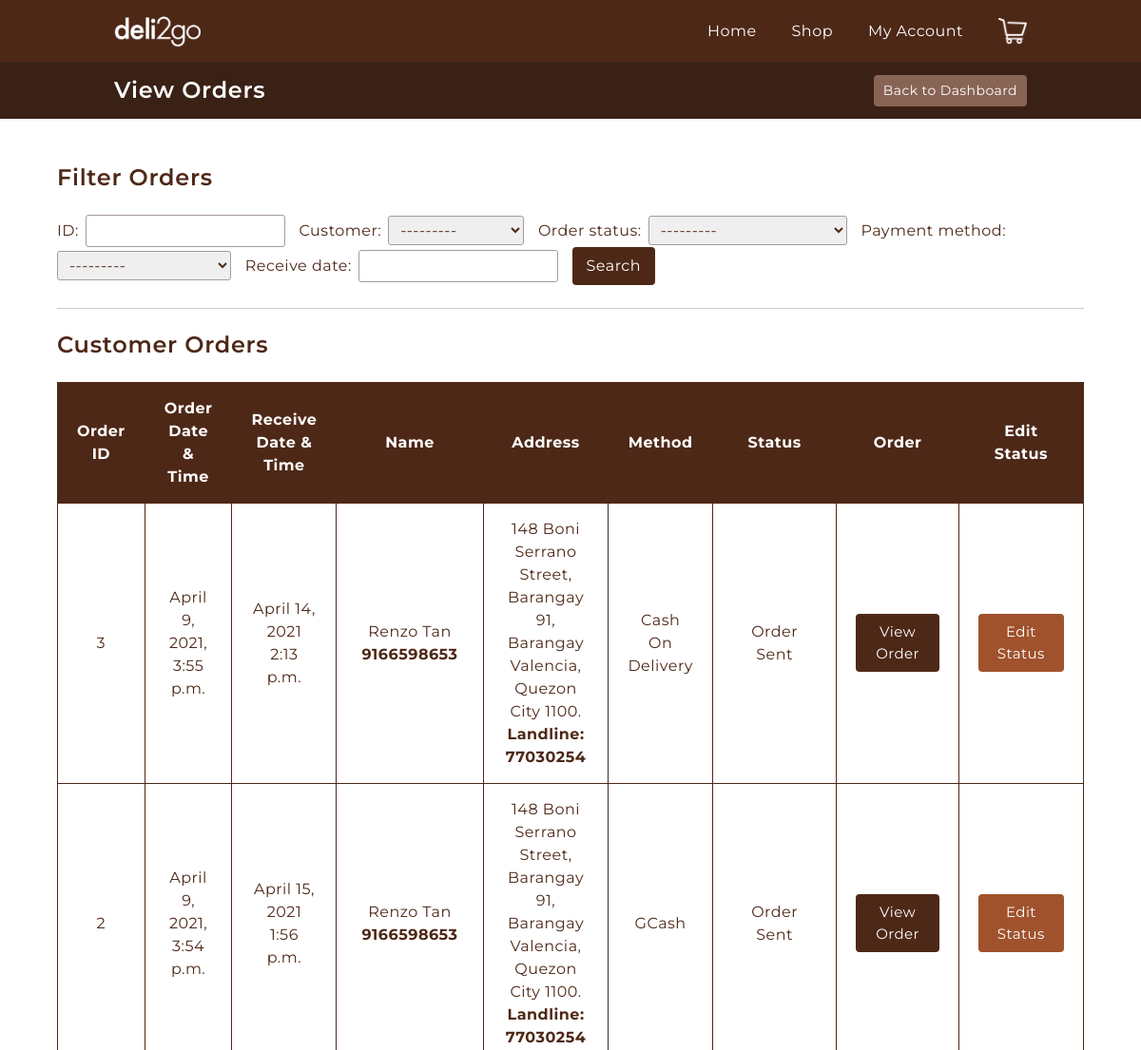
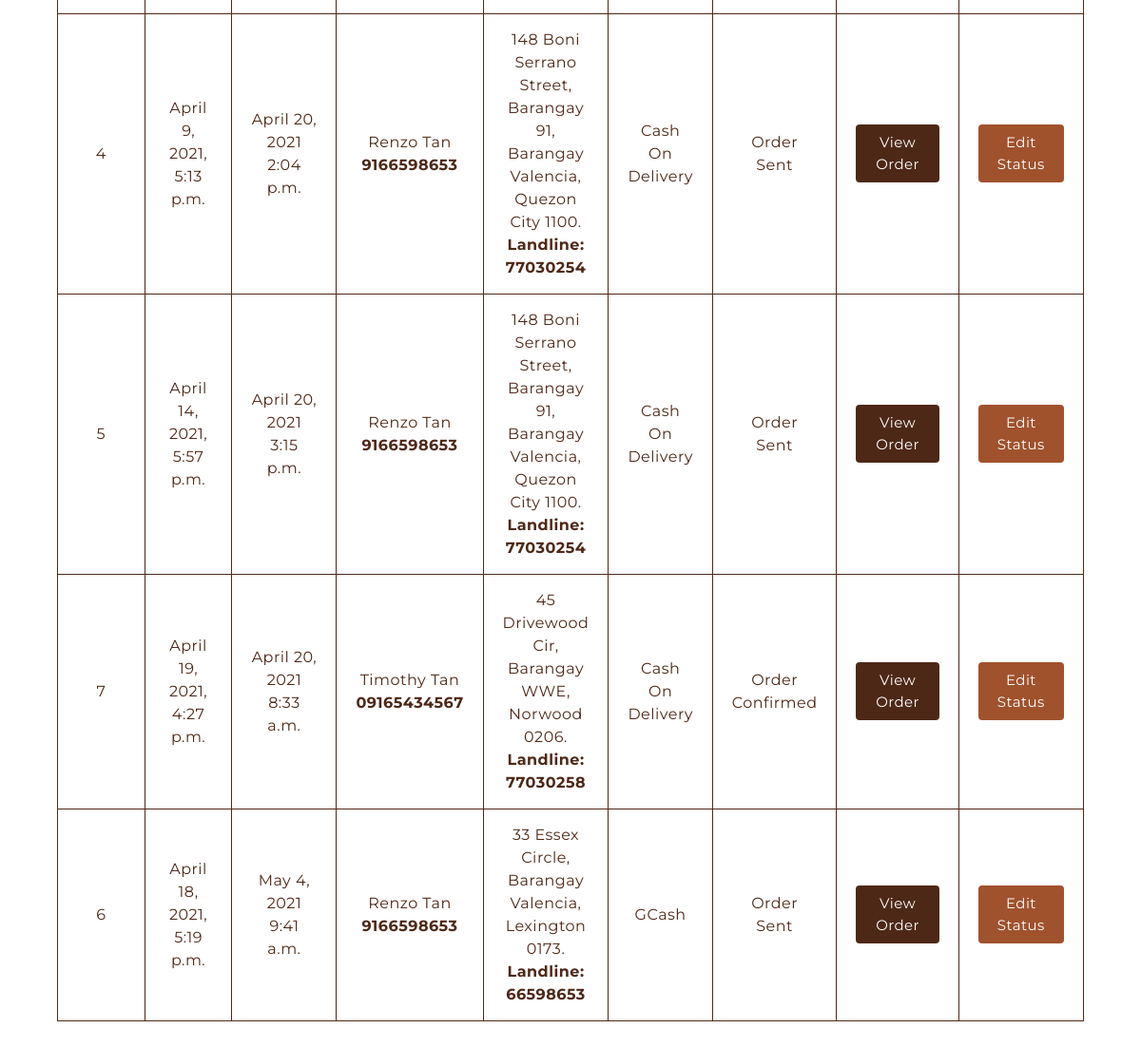
Page /cashier/customer-orders/ on the earlier database version (2 pictures, top to bottom).
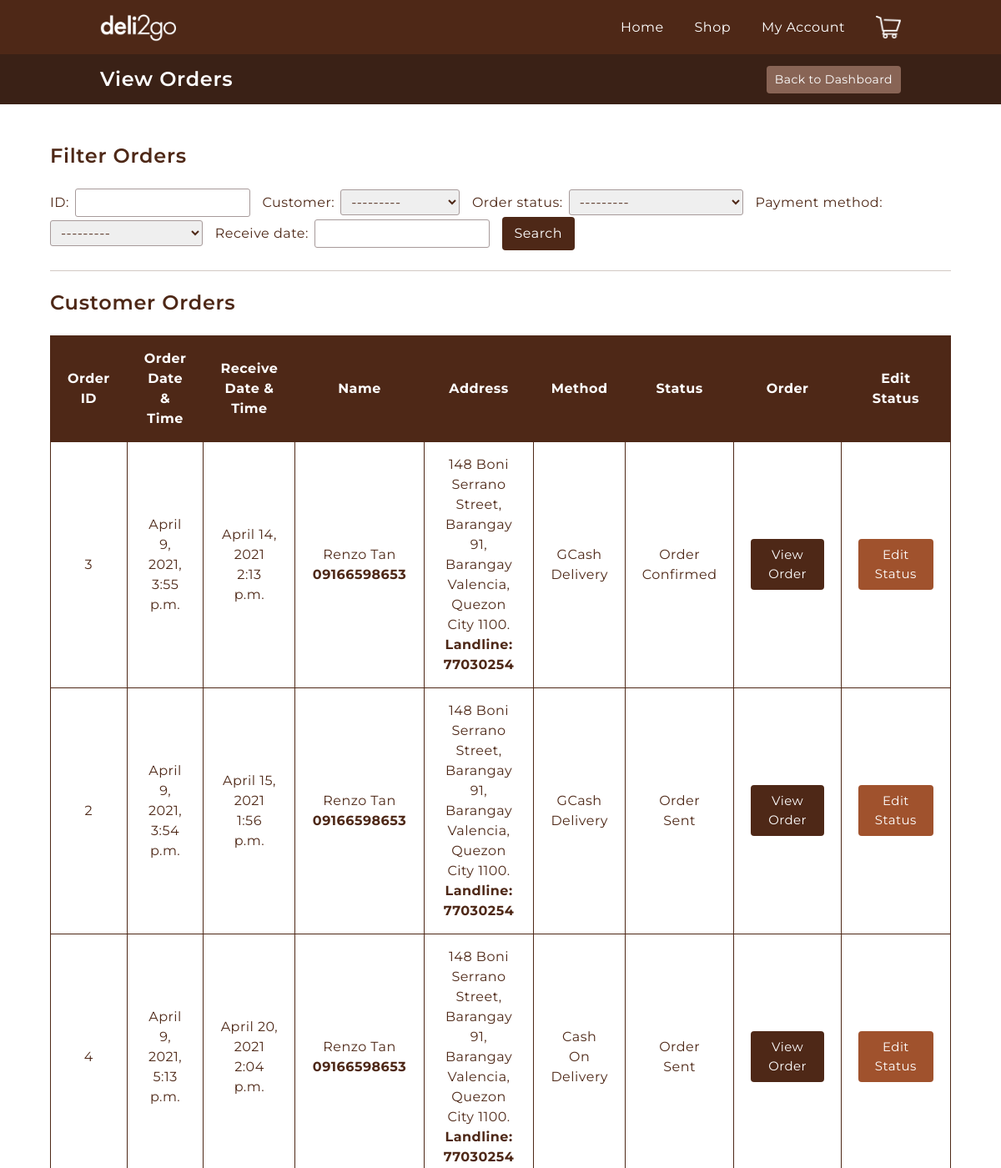
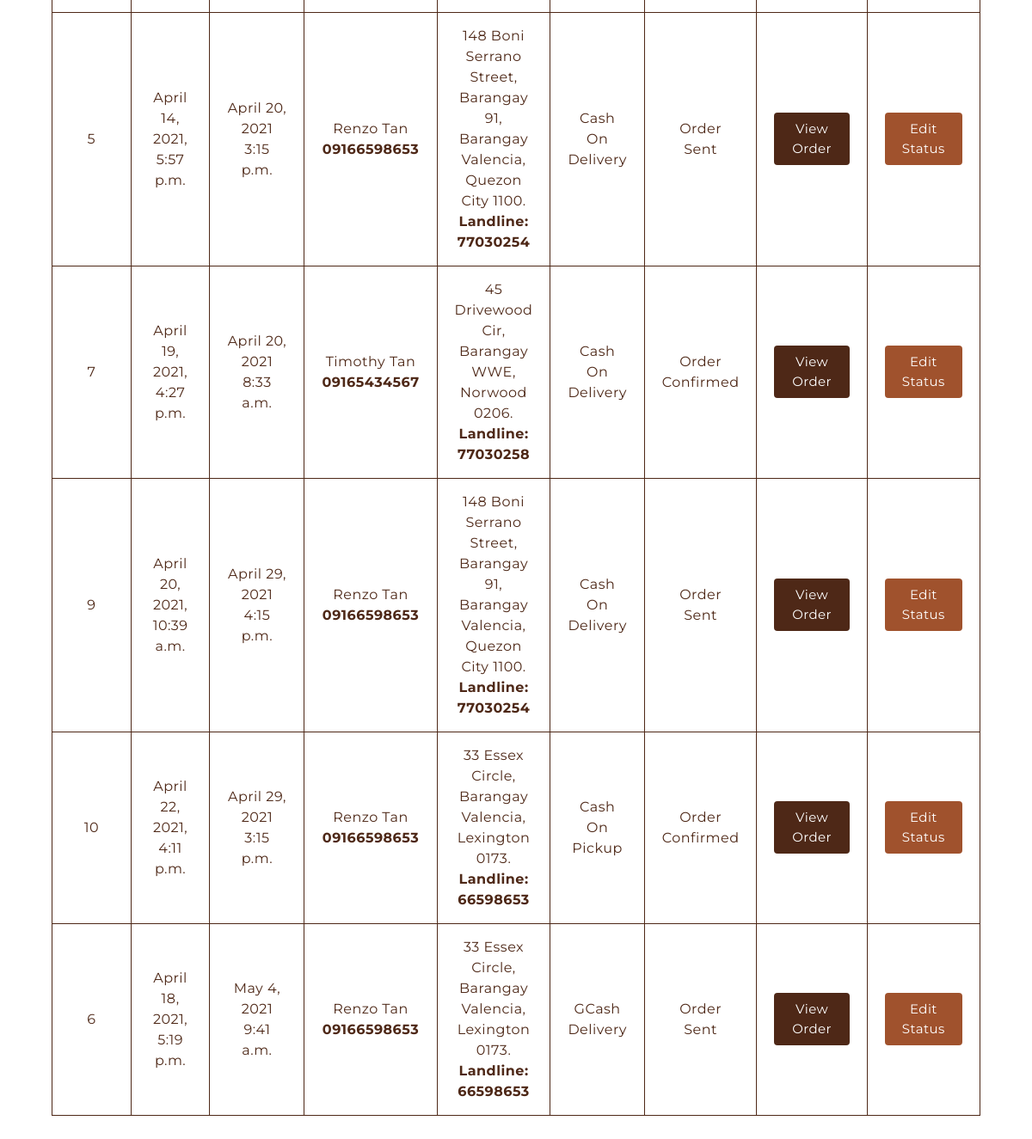
Same page on the later database version (2 pictures, top to bottom).
### cashier/models.py (models this page shows, shortened)
class Order(models.Model):
    order_date = models.DateTimeField(auto_now_add=True)
    receive_date = models.DateField(null=True)
    receive_time = models.TimeField(null=True)
    proof_of_payment = models.ImageField(null=True, blank=True)
    delivery_fee = models.DecimalField(max_digits=6, decimal_places=2, null=True, blank=True)
    complete = models.BooleanField(default=False)
    payment_method = models.ForeignKey(PaymentMethod, on_delete=models.SET_NULL, null=True, blank=True)
    order_status = models.ForeignKey(OrderStatus, on_delete=models.SET_NULL, null=True)
    customer = models.ForeignKey(Customer, on_delete=models.CASCADE)
    address = models.ForeignKey(Address, on_delete=models.SET_NULL, null=True, blank=True)
    driver = models.ForeignKey(Driver, on_delete=models.SET_NULL, null=True, blank=True)
    @property
    def get_overall_total(self):
        ordered_items = self.ordereditem_set.all()
        total = sum([item.get_total for item in ordered_items]) + self.delivery_fee
        return total

class Customer(models.Model):
    user = models.OneToOneField(User, on_delete=models.CASCADE)
    email = models.EmailField(max_length=100)
    first_name = models.CharField(max_length=80)
    last_name = models.CharField(max_length=80)
    mobile_phone = models.CharField(max_length=11)
    @property
    def name(self):
        return self.first_name + " " + self.last_name
    def __str__(self):
        return self.first_name + " " + self.last_name

class Address(models.Model):
    street_address = models.CharField(max_length=70)
    barangay = models.CharField(max_length=50)
    city = models.CharField(max_length=50)
    zip_code = models.CharField(max_length=4)
    home_phone = models.CharField(max_length=8)
    customer = models.ForeignKey(Customer, on_delete=models.CASCADE)
    def __str__(self):
        return f"{self.street_address}, {self.barangay}, {self.city} {self.zip_code}"

class PaymentMethod(models.Model):
    method = models.CharField(max_length=50)
    def __str__(self):
        return self.method

class OrderStatus(models.Model):
    status = models.CharField(max_length=50)
    def __str__(self):
        return self.status

### cashier/views.py (the view)
# urls.py: path('customer-orders/', views.customer_orders, name="customer-orders"),
def customer_orders(request):
    orders = Order.objects.filter(complete=True).order_by("receive_date")
    order_filter = OrderFilter(request.GET, queryset=orders)
    orders = order_filter.qs
    paginator = Paginator(orders, 10)
    page_number = request.GET.get('page')
    orders_list = paginator.get_page(page_number)
    get_copy = request.GET.copy()
    if get_copy.get('page'):
        get_copy.pop('page')
    ordered_items = OrderedItem.objects.all()
    status_list = OrderStatus.objects.all()
    context = {
        'order_filter': order_filter,
        'orders_list': orders_list,
        'get_copy': get_copy,
        'ordered_items': ordered_items,
        'status_list':status_list
    }
    return render(request, 'cashier/customer_orders.html', context)

### cashier/models.py (called while the page is built)
    @property
    def get_total(self):
        total = self.item.price * self.quantity
        return total

### templates/cashier/customer_orders.html (shortened to what this page needs)
{% extends 'base.html' %} {% load static %}
{% block topbar %}
<h4>View Orders</h4>
{% endblock topbar %}
{% block topbar-button %}
<a href="{% url 'cashier-dashboard' %}"><button>Back to Dashboard</button></a>
{% endblock topbar-button %}
{% block content %}
<main class="customer-orders my-5 w-90 mx-auto">
    <section class="customer-order__filter">
        <form action="" method="GET">
            <h4 class="mb-4">Filter Orders</h4>
            {{order_filter.form}}
            <button class="bg-darkbrown" type="submit">Search</button>
        </form>
    </section>
    <hr class="my-4">
    <section class="customer-orders__table">
        <h4>Customer Orders</h4>
        <table class="mt-4 text-center">
            <thead>
                <tr>
                    <th>Order ID</th>
                    <th>Order Date & Time</th>
                    <th>Receive Date & Time</th>
                    <th>Name</th>
                    <th>Address</th>
                    <th>Method</th>
                    <th>Status</th>
                    <th>Order</th>
                    <th>Edit Status</th>
                </tr>
            </thead>
            <tbody>
                {% for order in orders_list %}
                <tr>
                    <td>{{order.id}}</td>
                    <td>{{order.order_date}}</td>
                    <td>{{order.receive_date}} <br> {{order.receive_time}}</th>
                    <td>{{order.customer.name}} <strong>{{order.customer.mobile_phone}}</strong></td>
                    <td>{{order.address}}. <br> <strong>Landline: {{order.address.home_phone}}</strong></td>
                    <td>{{order.payment_method}}</td>
                    <td>{{order.order_status}}</td>
                    <td class="wide-column"><a href=""><button class="view-order bg-darkbrown" data-product={{order.id}}>View Order</button></a></td>
                    <td class="wide-column"><a href=""><button class="edit-status bg-sienna" data-product={{order.id}}>Edit Status</button></a></td>
                </tr>
                {% endfor %}
            </tbody>
        </table>
    </section>
</main>
{% endblock content %}

Differences in the rows shown:
changed Order "April 9, 2021, 3:55 p.m.": customer.mobile_phone "9166598653" → "09166598653"; payment_method "Cash On Delivery" → "GCash Delivery"; order_status "Order Sent" → "Order Confirmed"
changed Order "April 9, 2021, 3:54 p.m.": customer.mobile_phone "9166598653" → "09166598653"; payment_method "GCash" → "GCash Delivery"
changed through a linked row, Order "April 9, 2021, 5:13 p.m.": customer.mobile_phone "9166598653" → "09166598653"
changed through a linked row, Order "April 14, 2021, 5:57 p.m.": customer.mobile_phone "9166598653" → "09166598653"
now on this page (row edited): Order: id "9", order_date "April 20, 2021, 10:39 a.m.", receive_date "April 29, 2021", receive_time "4:15 p.m.", customer.name "Renzo Tan", customer.mobile_phone "09166598653", address "148 Boni Serrano Street, Barangay 91, Barangay Valencia, Quezon City 1100", address.home_phone "77030254", payment_method "Cash On Delivery", order_status "Order Sent"
added Order: id "10", order_date "April 22, 2021, 4:11 p.m.", receive_date "April 29, 2021", receive_time "3:15 p.m.", customer.name "Renzo Tan", customer.mobile_phone "09166598653", address "33 Essex Circle, Barangay Valencia, Lexington 0173", address.home_phone "66598653", payment_method "Cash On Pickup", order_status "Order Confirmed"
changed through a linked row, Order "April 18, 2021, 5:19 p.m.": customer.mobile_phone "9166598653" → "09166598653"; payment_method "GCash" → "GCash Delivery"
